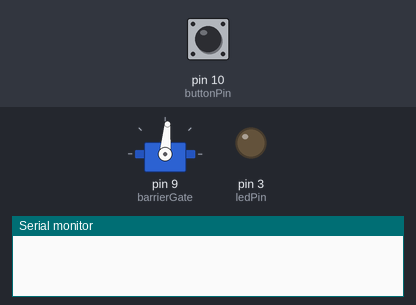
Bench run of a sketch on a simulated Arduino Uno, built with avr-gcc and run on an emulated ATmega328P. On the bench: servo, output pins drawn as LEDs (lit = HIGH), the last lines printed to the serial monitor. The test bench sets the inputs (shaded band); at power-on: pin 10 (buttonPin) HIGH.

Above: at 1.2 s.
1.3 s: pin 10 (buttonPin) pulled LOW for 0.15 s
At 1.7 s:
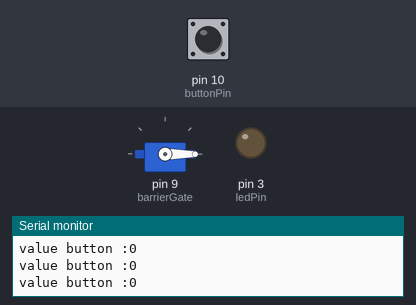
2.9 s: pin 10 (buttonPin) pulled LOW for 3.2 s
At 4.2 s:
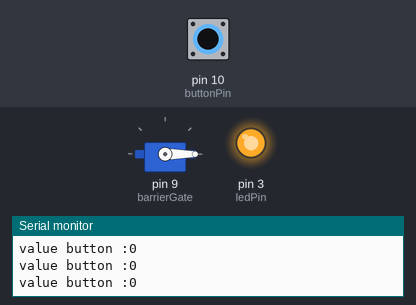
7.6 s: pin 10 (buttonPin) driven LOW
At 9.0 s:
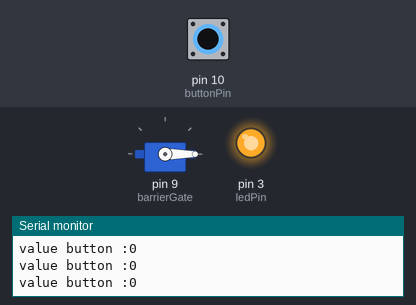
10.6 s: pin 10 (buttonPin) driven HIGH
At 11.6 s:
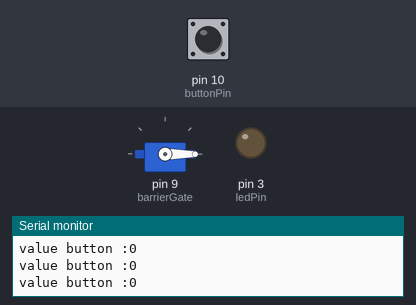
Timing chart, 0 to 13.1 s (numbered marks = the images above; inputs shaded):
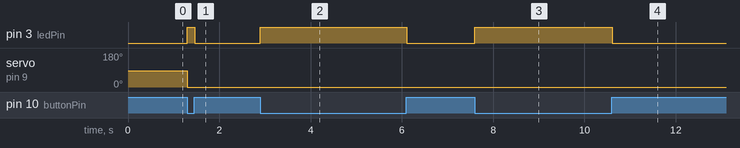

Measured:
- after the input at 1.3 s, pin 3 (ledPin): LOW → HIGH at once, → LOW 0.16 s later; servo on pin 9 (barrierGate): 85° → 0° at once
- after the input at 2.9 s, pin 3 (ledPin): LOW → HIGH at once, → LOW 3.2 s later
- after the input at 7.6 s, pin 3 (ledPin): LOW → HIGH at once
- after the input at 10.6 s, pin 3 (ledPin): HIGH → LOW at once

The sketch:

masuk_parkir_motor.ino
```cpp
#include <Servo.h> // Library for controlling the barrier gate servo
// #include <Wire.h> // Library for I2C communication
// #include <Adafruit_VC0706.h> // Library for the camera module (Adafruit VC0706)

Servo barrierGate; // Create a servo object

// Initialize the camera
// Adafruit_VC0706 cam = Adafruit_VC0706(&Serial1);
const int buttonPin = 10; //Pin untuk Button
const int ledPin = 3; // Pin untuk LED

void setup() {
  Serial.begin(9600);
  // Serial1.begin(38400); // Initialize camera's serial communication

  pinMode(buttonPin, INPUT);
  pinMode(ledPin, OUTPUT);

  // Attach the servo to the desired pin
  barrierGate.attach(9);
  barrierGate.write(85);

  // Initialize the camera
  // if (!cam.begin()) {
  //   Serial.println(F("Failed to find the camera"));
  //   while (1);
  // }

  // Camera setup
  // cam.setImageSize(VC0706_640x480); // Set the image size
  // cam.setCompression(90); // Set image compression (0 to 100)
  // cam.tvOn(); // Turn on the camera's image transmission
}

void loop() {
  // 1. Motor/mobil datang untuk masuk ke parkir, kemudian pengendara menekan tombol untuk mengeluarkan karcis parkir dan camera capture plat motor/mobil
  // if (buttonIsPressed()) {
  //   issueParkingTicket(); // Generate parking ticket
  //   captureVehicleImage(); // Capture vehicle image
  //   delay(1000); // Delay to ensure the gate stays open for a moment
  // }

  buttonIsPressed();

  // barrierGate.write(70);

  // if (buttonIsPressed()){
  //   openBarrierGate();
  // }

  // 3. Setelah itu barrier gate terbuka
}

bool buttonIsPressed() {
  // Implement the logic to check if the button is pressed
  // Return true if the button is pressed, false otherwise
 int sensorvalue = digitalRead(buttonPin);

  if (sensorvalue == LOW){
    Serial.print("value button :");
    Serial.println(sensorvalue);
    digitalWrite(ledPin, HIGH);
    barrierGate.write(0);
  }
  else {
    digitalWrite(ledPin, LOW);
  }
}

// void issueParkingTicket() {
//   // Implement the logic to issue a parking ticket
//   // Generate a parking ticket number
//   int ticketNumber = random(1000, 9999); // Nomor acak sebagai contoh

//   // Print the ticket number to the serial monitor
//   Serial.print("Parking Ticket: #");
//   Serial.println(ticketNumber);
// }

// void captureVehicleImage() {
//   // Implement the logic to capture an image of the vehicle's license plate
//   // Save the image to an SD card or send it to a server
//   // Check if the camera is available
//   if (!cam.takePicture()) {
//     Serial.println(F("Failed to take picture"));
//     return;
//   }

//   Serial.println(F("Taking picture..."));

//   // Create a file to save the image
//   File imgFile = SD.open("vehicle.jpg", FILE_WRITE);
//   if (!imgFile) {
//     Serial.println(F("Failed to create image file"));
//     return;
//   }

//   // Read the image data and save it to the file
//   uint8_t *buffer;
//   size_t jpgSize = cam.readPicture(buffer);
//   if (jpgSize > 0) {
//     imgFile.write(buffer, jpgSize);
//     Serial.println(F("Image saved to SD card as vehicle.jpg"));
//   } else {
//     Serial.println(F("Failed to read image data"));
//   }

//   // Close the image file
//   imgFile.close();

//   // Delete the taken picture from the camera's buffer
//   if (!cam.resumeVideo()) {
//     Serial.println(F("Failed to resume video"));
//   }
// }

// void openBarrierGate() {
//   // Implement the logic to open the barrier gate (e.g., using the servo)
//   barrierGate.write(90); // Open the gate
//   delay(2000); // Delay to keep the gate open for a while
//   barrierGate.write(0); // Close the gate
// }
```
